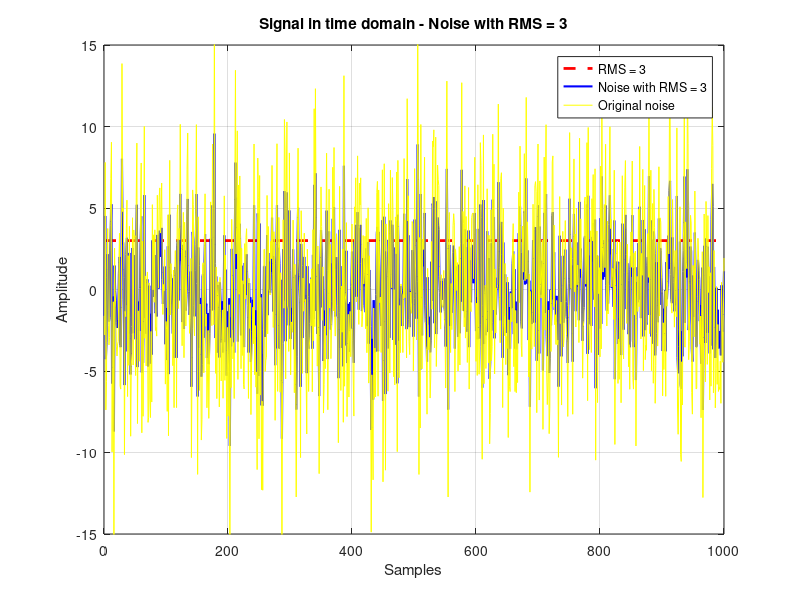

Here is the MATLAB script that generated this plot:
clear; close all; clc;

%% Task 1.7.1

% using the noise of 1.6.1
N = 1000;
noise = 5*randn(N, 1);
RMS_des = 3;

noise_rms = rms(noise);
noise_3 = noise*(RMS_des/noise_rms);

RMS_act = rms(noise_3);

figure;
plot([0 N], [RMS_act RMS_act], 'r--', 'LineWidth', 2);
title(['Signal in time domain - Noise with RMS = ', num2str(RMS_act)]);
xlabel('Samples');
ylabel('Amplitude');
hold on;
plot(noise_3, 'b', 'LineWidth', 1.5);
plot(noise, 'y', 'LineWidth', 0.5);
legend('RMS = 3', 'Noise with RMS = 3', 'Original noise');
grid on;
xlim([0 N]);
ylim([-15 15]);
hold off;

